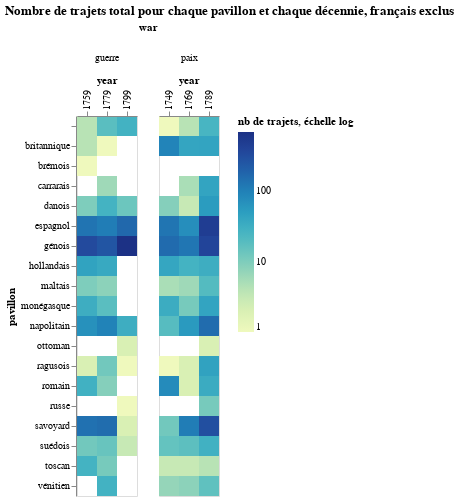

The notebook cell saved with this chart:
### Code cell
# Regarder uniquement les pavillons étrangers
viz_df = df_travels[df_travels.french_pavillon != "français"].groupby(['year', 'pavillon']).agg({'speed': 'mean',
                                                       'total_steps': 'mean',
                                                       'total_miles': 'sum',
                                                       'departure_date': 'size',
                                                       'duration': 'mean'
                                                       }
                                                      ).reset_index()
viz_df.columns = ['year', 'pavillon', 'mean_speed', 'mean_number_steps', 'sum_total_miles', 'count_travel', 'mean_duration']
viz_df["war"] = viz_df.year.isin(["1759", "1779", "1799"]).replace({True: "guerre", False: "paix"})

list_viz = []

for i,row in viz_df.iterrows():
    list_viz.append(dict(row))
    
VegaLite({
    "$schema": "https://vega.github.io/schema/vega-lite/v5.json",
    "title": "Nombre de trajets total pour chaque pavillon et chaque décennie, français exclus",
    "mark": {
        "tooltip": {
         "content": "data"
        },
        "type": "rect"
    },
    "data": {
        "values": list_viz
    },
    "resolve": {"scale": {"x": "independent"}},
    "encoding": {
        "column": {"field": "war"},
        "x": {
            "field": "year",
            "type": "nominal", 
            "title": "year",
            "axis": {
                "orient": "top"
            }
        },
        "y": {
            "field": "pavillon",
            "type": "nominal",
            "title": "pavillon"
        },
        "color": {
            "field": "count_travel",
            "type": "quantitative",
            "title": "nb de trajets, échelle log",
            "scale": {"type": "log"}
        }
    }
})

### Figure 1 — Vega-Lite specification as saved in the notebook (floating-point values rounded to 4 significant figures)
{"$schema": "https://vega.github.io/schema/vega-lite/v5.json", "data": {"values": [{"count_travel": 1, "mean_duration": 5, "mean_number_steps": 1, "mean_speed": 42, "pavillon": "", "sum_total_miles": 210, "war": "paix", "year": "1749"}, {"count_travel": 92, "mean_duration": 50.17, "mean_number_steps": 1.587, "mean_speed": 40.48, "pavillon": "britannique", "sum_total_miles": 150521, "war": "paix", "year": "1749"}, {"count_travel": 9, "mean_duration": 68.89, "mean_number_steps": 1.778, "mean_speed": 22.63, "pavillon": "danois", "sum_total_miles": 13542, "war": "paix", "year": "1749"}, {"count_travel": 129, "mean_duration": 9.271, "mean_number_steps": 1.217, "mean_speed": 41.61, "pavillon": "espagnol", "sum_total_miles": 27166, "war": "paix", "year": "1749"}, {"count_travel": 159, "mean_duration": 9.428, "mean_number_steps": 1.17, "mean_speed": 34.06, "pavillon": "génois", "sum_total_miles": 32108, "war": "paix", "year": "1749"}, {"count_travel": 40, "mean_duration": 50.33, "mean_number_steps": 1.35, "mean_speed": 38.27, "pavillon": "hollandais", "sum_total_miles": 64561, "war": "paix", "year": "1749"}, {"count_travel": 5, "mean_duration": 27.2, "mean_number_steps": 2.2, "mean_speed": 33.81, "pavillon": "maltais", "sum_total_miles": 2575, "war": "paix", "year": "1749"}, {"count_travel": 33, "mean_duration": 6.667, "mean_number_steps": 1.03, "mean_speed": 25.03, "pavillon": "monégasque", "sum_total_miles": 4160, "war": "paix", "year": "1749"}, {"count_travel": 19, "mean_duration": 30.26, "mean_number_steps": 1.632, "mean_speed": 25.78, "pavillon": "napolitain", "sum_total_miles": 9755, "war": "paix", "year": "1749"}, {"count_travel": 1, "mean_duration": 94, "mean_number_steps": 2, "mean_speed": 13.98, "pavillon": "ragusois", "sum_total_miles": 1314, "war": "paix", "year": "1749"}, {"count_travel": 79, "mean_duration": 9.392, "mean_number_steps": 1.253, "mean_speed": 33.53, "pavillon": "romain", "sum_total_miles": 13531, "war": "paix", "year": "1749"}, {"count_travel": 12, "mean_duration": 4.167, "mean_number_steps": 1, "mean_speed": 57.2, "pavillon": "savoyard", "sum_total_miles": 2225, "war": "paix", "year": "1749"}, {"count_travel": 15, "mean_duration": 32.13, "mean_number_steps": 1.333, "mean_speed": 33.22, "pavillon": "suédois", "sum_total_miles": 15416, "war": "paix", "year": "1749"}, {"count_travel": 3, "mean_duration": 39.67, "mean_number_steps": 2, "mean_speed": 27.47, "pavillon": "toscan", "sum_total_miles": 1647, "war": "paix", "year": "1749"}, {"count_travel": 7, "mean_duration": 78.86, "mean_number_steps": 2.143, "mean_speed": 16.44, "pavillon": "vénitien", "sum_total_miles": 8219, "war": "paix", "year": "1749"}, {"count_travel": 4, "mean_duration": 76, "mean_number_steps": 3, "mean_speed": 28.05, "pavillon": "", "sum_total_miles": 3806, "war": "guerre", "year": "1759"}, {"count_travel": 4, "mean_duration": 26.25, "mean_number_steps": 2.5, "mean_speed": 31.01, "pavillon": "britannique", "sum_total_miles": 2820, "war": "guerre", "year": "1759"}, {"count_travel": 1, "mean_duration": 109, "mean_number_steps": 4, "mean_speed": 22.58, "pavillon": "brémois", "sum_total_miles": 2461, "war": "guerre", "year": "1759"}, {"count_travel": 10, "mean_duration": 45.3, "mean_number_steps": 1.5, "mean_speed": 26.98, "pavillon": "danois", "sum_total_miles": 9320, "war": "guerre", "year": "1759"}, {"count_travel": 131, "mean_duration": 12.39, "mean_number_steps": 1.634, "mean_speed": 39.13, "pavillon": "espagnol", "sum_total_miles": 41901, "war": "guerre", "year": "1759"}, {"count_travel": 339, "mean_duration": 10.57, "mean_number_steps": 1.543, "mean_speed": 49.16, "pavillon": "génois", "sum_total_miles": 104225, "war": "guerre", "year": "1759"}, {"count_travel": 44, "mean_duration": 47.34, "mean_number_steps": 1.545, "mean_speed": 24.52, "pavillon": "hollandais", "sum_total_miles": 45169, "war": "guerre", "year": "1759"}, {"count_travel": 10, "mean_duration": 18.9, "mean_number_steps": 2.2, "mean_speed": 33.7, "pavillon": "maltais", "sum_total_miles": 4750, "war": "guerre", "year": "1759"}, {"count_travel": 32, "mean_duration": 5.656, "mean_number_steps": 1.125, "mean_speed": 32.36, "pavillon": "monégasque", "sum_total_miles": 4515, "war": "guerre", "year": "1759"}, {"count_travel": 69, "mean_duration": 17.83, "mean_number_steps": 1.725, "mean_speed": 47.24, "pavillon": "napolitain", "sum_total_miles": 29600, "war": "guerre", "year": "1759"}, {"count_travel": 2, "mean_duration": 52, "mean_number_steps": 3, "mean_speed": 15.93, "pavillon": "ragusois", "sum_total_miles": 1600, "war": "guerre", "year": "1759"}, {"count_travel": 29, "mean_duration": 6.103, "mean_number_steps": 1.414, "mean_speed": 79.22, "pavillon": "romain", "sum_total_miles": 8398, "war": "guerre", "year": "1759"}, {"count_travel": 138, "mean_duration": 7.014, "mean_number_steps": 1.362, "mean_speed": 65.11, "pavillon": "savoyard", "sum_total_miles": 38939, "war": "guerre", "year": "1759"}, {"count_travel": 12, "mean_duration": 11.92, "mean_number_steps": 1.167, "mean_speed": 37.62, "pavillon": "suédois", "sum_total_miles": 3250, "war": "guerre", "year": "1759"}, {"count_travel": 27, "mean_duration": 26.19, "mean_number_steps": 2, "mean_speed": 30.17, "pavillon": "toscan", "sum_total_miles": 16343, "war": "guerre", "year": "1759"}, {"count_travel": 4, "mean_duration": 24.75, "mean_number_steps": 1.75, "mean_speed": 34.87, "pavillon": "", "sum_total_miles": 3077, "war": "paix", "year": "1769"}, {"count_travel": 41, "mean_duration": 23.49, "mean_number_steps": 1.512, "mean_speed": 43.8, "pavillon": "britannique", "sum_total_miles": 34203, "war": "paix", "year": "1769"}, {"count_travel": 5, "mean_duration": 10.8, "mean_number_steps": 1, "mean_speed": 28.58, "pavillon": "carrarais", "sum_total_miles": 952, "war": "paix", "year": "1769"}, {"count_travel": 3, "mean_duration": 35.67, "mean_number_steps": 1.333, "mean_speed": 25.61, "pavillon": "danois", "sum_total_miles": 2346, "war": "paix", "year": "1769"}, {"count_travel": 73, "mean_duration": 14.75, "mean_number_steps": 1.068, "mean_speed": 20.22, "pavillon": "espagnol", "sum_total_miles": 13502, "war": "paix", "year": "1769"}, {"count_travel": 125, "mean_duration": 10.99, "mean_number_steps": 1.104, "mean_speed": 32.66, "pavillon": "génois", "sum_total_miles": 32290, "war": "paix", "year": "1769"}, {"count_travel": 27, "mean_duration": 25.81, "mean_number_steps": 1.259, "mean_speed": 31.63, "pavillon": "hollandais", "sum_total_miles": 17282, "war": "paix", "year": "1769"}, {"count_travel": 6, "mean_duration": 6.167, "mean_number_steps": 1.167, "mean_speed": 39.89, "pavillon": "maltais", "sum_total_miles": 1309, "war": "paix", "year": "1769"}, {"count_travel": 11, "mean_duration": 8.727, "mean_number_steps": 1, "mean_speed": 17.82, "pavillon": "monégasque", "sum_total_miles": 1392, "war": "paix", "year": "1769"}, {"count_travel": 56, "mean_duration": 22.07, "mean_number_steps": 1.143, "mean_speed": 31.32, "pavillon": "napolitain", "sum_total_miles": 25347, "war": "paix", "year": "1769"}, {"count_travel": 2, "mean_duration": 30.5, "mean_number_steps": 2.5, "mean_speed": 18.23, "pavillon": "ragusois", "sum_total_miles": 1025, "war": "paix", "year": "1769"}, {"count_travel": 2, "mean_duration": 27, "mean_number_steps": 1, "mean_speed": 12.73, "pavillon": "romain", "sum_total_miles": 544, "war": "paix", "year": "1769"}, {"count_travel": 109, "mean_duration": 5.165, "mean_number_steps": 1.028, "mean_speed": 84.06, "pavillon": "savoyard", "sum_total_miles": 30012, "war": "paix", "year": "1769"}, {"count_travel": 17, "mean_duration": 50.94, "mean_number_steps": 1.412, "mean_speed": 28.81, "pavillon": "suédois", "sum_total_miles": 19029, "war": "paix", "year": "1769"}, {"count_travel": 3, "mean_duration": 8.667, "mean_number_steps": 1, "mean_speed": 27.74, "pavillon": "toscan", "sum_total_miles": 696, "war": "paix", "year": "1769"}, {"count_travel": 8, "mean_duration": 57, "mean_number_steps": 1.875, "mean_speed": 31.79, "pavillon": "vénitien", "sum_total_miles": 7480, "war": "paix", "year": "1769"}, {"count_travel": 18, "mean_duration": 11.22, "mean_number_steps": 1.167, "mean_speed": 32.16, "pavillon": "", "sum_total_miles": 4902, "war": "guerre", "year": "1779"}, {"count_travel": 1, "mean_duration": 7, "mean_number_steps": 1, "mean_speed": 30.57, "pavillon": "britannique", "sum_total_miles": 214, "war": "guerre", "year": "1779"}, {"count_travel": 6, "mean_duration": 12.17, "mean_number_steps": 1.167, "mean_speed": 24.63, "pavillon": "carrarais", "sum_total_miles": 1263, "war": "guerre", "year": "1779"}, {"count_travel": 27, "mean_duration": 23.74, "mean_number_steps": 1.259, "mean_speed": 36.17, "pavillon": "danois", "sum_total_miles": 15443, "war": "guerre", "year": "1779"}, {"count_travel": 108, "mean_duration": 14.23, "mean_number_steps": 1.296, "mean_speed": 30.92, "pavillon": "espagnol", "sum_total_miles": 23208, "war": "guerre", "year": "1779"}, {"count_travel": 258, "mean_duration": 10.54, "mean_number_steps": 1.194, "mean_speed": 34.57, "pavillon": "génois", "sum_total_miles": 65266, "war": "guerre", "year": "1779"}, {"count_travel": 37, "mean_duration": 16.32, "mean_number_steps": 1.216, "mean_speed": 40.69, "pavillon": "hollandais", "sum_total_miles": 16072, "war": "guerre", "year": "1779"}, {"count_travel": 8, "mean_duration": 17.75, "mean_number_steps": 1.5, "mean_speed": 24.83, "pavillon": "maltais", "sum_total_miles": 2270, "war": "guerre", "year": "1779"}, {"count_travel": 18, "mean_duration": 4.889, "mean_number_steps": 1, "mean_speed": 32.36, "pavillon": "monégasque", "sum_total_miles": 2195, "war": "guerre", "year": "1779"}, {"count_travel": 95, "mean_duration": 19.59, "mean_number_steps": 1.411, "mean_speed": 30.89, "pavillon": "napolitain", "sum_total_miles": 46159, "war": "guerre", "year": "1779"}, {"count_travel": 12, "mean_duration": 39.92, "mean_number_steps": 2.083, "mean_speed": 30.27, "pavillon": "ragusois", "sum_total_miles": 9859, "war": "guerre", "year": "1779"}, {"count_travel": 9, "mean_duration": 6.444, "mean_number_steps": 1.111, "mean_speed": 33.22, "pavillon": "romain", "sum_total_miles": 1835, "war": "guerre", "year": "1779"}, {"count_travel": 153, "mean_duration": 5.039, "mean_number_steps": 1.026, "mean_speed": 86.34, "pavillon": "savoyard", "sum_total_miles": 39188, "war": "guerre", "year": "1779"}, {"count_travel": 14, "mean_duration": 29.14, "mean_number_steps": 1.357, "mean_speed": 38.39, "pavillon": "suédois", "sum_total_miles": 10596, "war": "guerre", "year": "1779"}, {"count_travel": 11, "mean_duration": 16.55, "mean_number_steps": 1.818, "mean_speed": 29.58, "pavillon": "toscan", "sum_total_miles": 3519, "war": "guerre", "year": "1779"}, {"count_travel": 28, "mean_duration": 32.21, "mean_number_steps": 1.679, "mean_speed": 28.38, "pavillon": "vénitien", "sum_total_miles": 20614, "war": "guerre", "year": "1779"}, {"count_travel": 25, "mean_duration": 44.76, "mean_number_steps": 2.16, "mean_speed": 32.12, "pavillon": "", "sum_total_miles": 23726, "war": "paix", "year": "1789"}, {"count_travel": 42, "mean_duration": 36.5, "mean_number_steps": 1.643, "mean_speed": 45.36, "pavillon": "britannique", "sum_total_miles": 53537, "war": "paix", "year": "1789"}, {"count_travel": 42, "mean_duration": 12.95, "mean_number_steps": 1.048, "mean_speed": 27.58, "pavillon": "carrarais", "sum_total_miles": 8971, "war": "paix", "year": "1789"}, {"count_travel": 53, "mean_duration": 38.77, "mean_number_steps": 1.302, "mean_speed": 33.77, "pavillon": "danois", "sum_total_miles": 45775, "war": "paix", "year": "1789"}, {"count_travel": 481, "mean_duration": 13.12, "mean_number_steps": 1.193, "mean_speed": 34.88, "pavillon": "espagnol", "sum_total_miles": 120395, "war": "paix", "year": "1789"}, {"count_travel": 392, "mean_duration": 12.56, "mean_number_steps": 1.059, "mean_speed": 32.07, "pavillon": "génois", "sum_total_miles": 99548, "war": "paix", "year": "1789"}, {"count_travel": 32, "mean_duration": 24.34, "mean_number_steps": 1.312, "mean_speed": 32.6, "pavillon": "hollandais", "sum_total_miles": 23306, "war": "paix", "year": "1789"}, {"count_travel": 20, "mean_duration": 8.75, "mean_number_steps": 1.05, "mean_speed": 40.18, "pavillon": "maltais", "sum_total_miles": 4142, "war": "paix", "year": "1789"}, {"count_travel": 42, "mean_duration": 8.69, "mean_number_steps": 1, "mean_speed": 28.7, "pavillon": "monégasque", "sum_total_miles": 5503, "war": "paix", "year": "1789"}, {"count_travel": 154, "mean_duration": 25.6, "mean_number_steps": 1.195, "mean_speed": 30.41, "pavillon": "napolitain", "sum_total_miles": 83811, "war": "paix", "year": "1789"}, {"count_travel": 2, "mean_duration": 54, "mean_number_steps": 2, "mean_speed": 16.79, "pavillon": "ottoman", "sum_total_miles": 1774, "war": "paix", "year": "1789"}, {"count_travel": 45, "mean_duration": 25.87, "mean_number_steps": 1.622, "mean_speed": 27.68, "pavillon": "ragusois", "sum_total_miles": 23394, "war": "paix", "year": "1789"}, {"count_travel": 34, "mean_duration": 9.059, "mean_number_steps": 1.059, "mean_speed": 31.92, "pavillon": "romain", "sum_total_miles": 6519, "war": "paix", "year": "1789"}, {"count_travel": 11, "mean_duration": 62.45, "mean_number_steps": 3.909, "mean_speed": 28.5, "pavillon": "russe", "sum_total_miles": 19646, "war": "paix", "year": "1789"}, {"count_travel": 296, "mean_duration": 6.095, "mean_number_steps": 1.017, "mean_speed": 85.1, "pavillon": "savoyard", "sum_total_miles": 78910, "war": "paix", "year": "1789"}, {"count_travel": 29, "mean_duration": 52.76, "mean_number_steps": 1.621, "mean_speed": 36.88, "pavillon": "suédois", "sum_total_miles": 53915, "war": "paix", "year": "1789"}, {"count_travel": 4, "mean_duration": 3.75, "mean_number_steps": 1, "mean_speed": 42.88, "pavillon": "toscan", "sum_total_miles": 539, "war": "paix", "year": "1789"}, {"count_travel": 16, "mean_duration": 32.56, "mean_number_steps": 1.5, "mean_speed": 25.21, "pavillon": "vénitien", "sum_total_miles": 10718, "war": "paix", "year": "1789"}, {"count_travel": 28, "mean_duration": 3.5, "mean_number_steps": 1.107, "mean_speed": 33.02, "pavillon": "", "sum_total_miles": 2337, "war": "guerre", "year": "1799"}, {"count_travel": 13, "mean_duration": 9.231, "mean_number_steps": 1.154, "mean_speed": 34.32, "pavillon": "danois", "sum_total_miles": 3274, "war": "guerre", "year": "1799"}, {"count_travel": 167, "mean_duration": 14.27, "mean_number_steps": 1.066, "mean_speed": 21.63, "pavillon": "espagnol", "sum_total_miles": 33197, "war": "guerre", "year": "1799"}, {"count_travel": 693, "mean_duration": 10.59, "mean_number_steps": 1.052, "mean_speed": 25.99, "pavillon": "génois", "sum_total_miles": 124152, "war": "guerre", "year": "1799"}, {"count_travel": 32, "mean_duration": 15.22, "mean_number_steps": 1.438, "mean_speed": 26.86, "pavillon": "napolitain", "sum_total_miles": 12767, "war": "guerre", "year": "1799"}, {"count_travel": 2, "mean_duration": 25.5, "mean_number_steps": 1.5, "mean_speed": 27.86, "pavillon": "ottoman", "sum_total_miles": 1317, "war": "guerre", "year": "1799"}, {"count_travel": 1, "mean_duration": 18, "mean_number_steps": 3, "mean_speed": 24.17, "pavillon": "ragusois", "sum_total_miles": 435, "war": "guerre", "year": "1799"}, {"count_travel": 1, "mean_duration": 39, "mean_number_steps": 3, "mean_speed": 27.23, "pavillon": "russe", "sum_total_miles": 1062, "war": "guerre", "year": "1799"}, {"count_travel": 2, "mean_duration": 6, "mean_number_steps": 1, "mean_speed": 42.34, "pavillon": "savoyard", "sum_total_miles": 524, "war": "guerre", "year": "1799"}, {"count_travel": 3, "mean_duration": 3.333, "mean_number_steps": 1, "mean_speed": 61.08, "pavillon": "suédois", "sum_total_miles": 685, "war": "guerre", "year": "1799"}]}, "encoding": {"color": {"field": "count_travel", "scale": {"type": "log"}, "title": "nb de trajets, échelle log", "type": "quantitative"}, "column": {"field": "war"}, "x": {"axis": {"orient": "top"}, "field": "year", "title": "year", "type": "nominal"}, "y": {"field": "pavillon", "title": "pavillon", "type": "nominal"}}, "mark": {"tooltip": {"content": "data"}, "type": "rect"}, "resolve": {"scale": {"x": "independent"}}, "title": "Nombre de trajets total pour chaque pavillon et chaque décennie, français exclus"}
